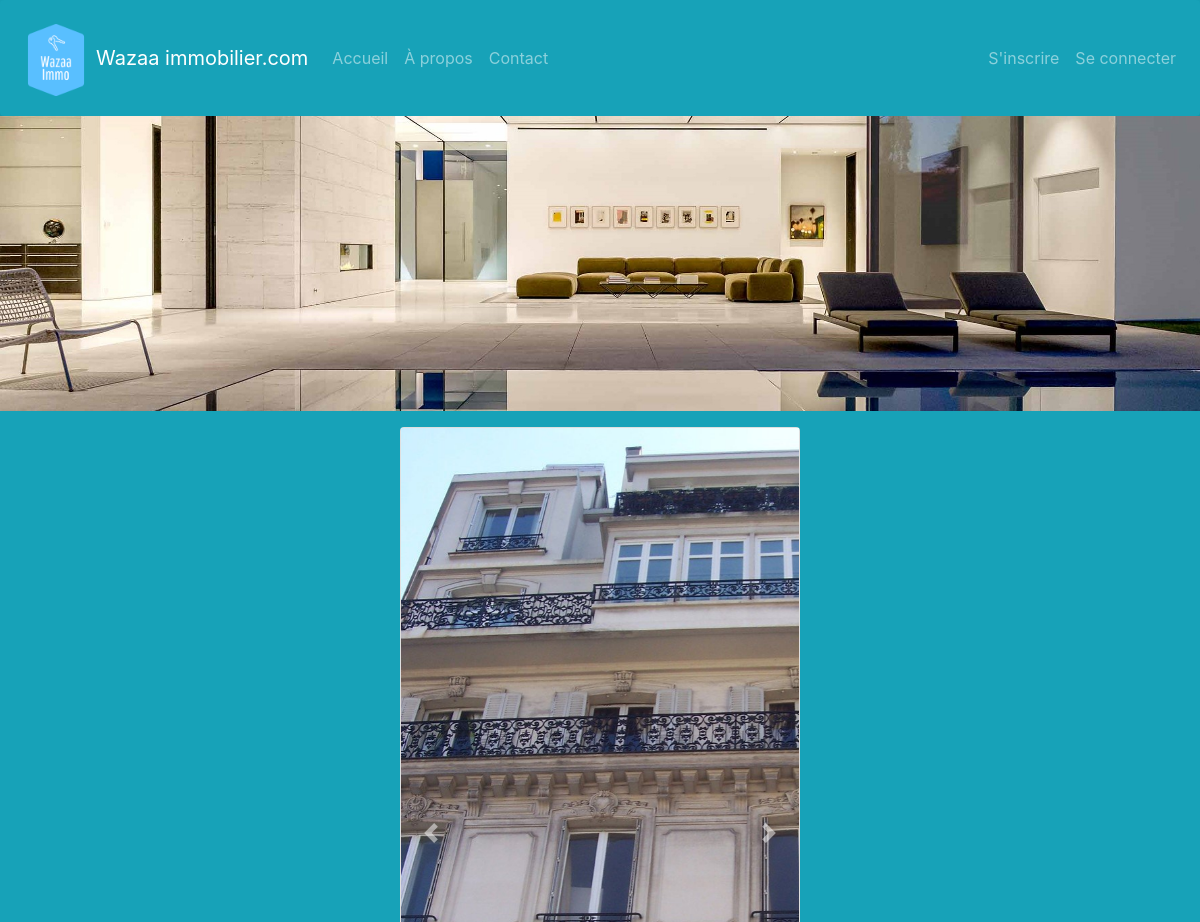
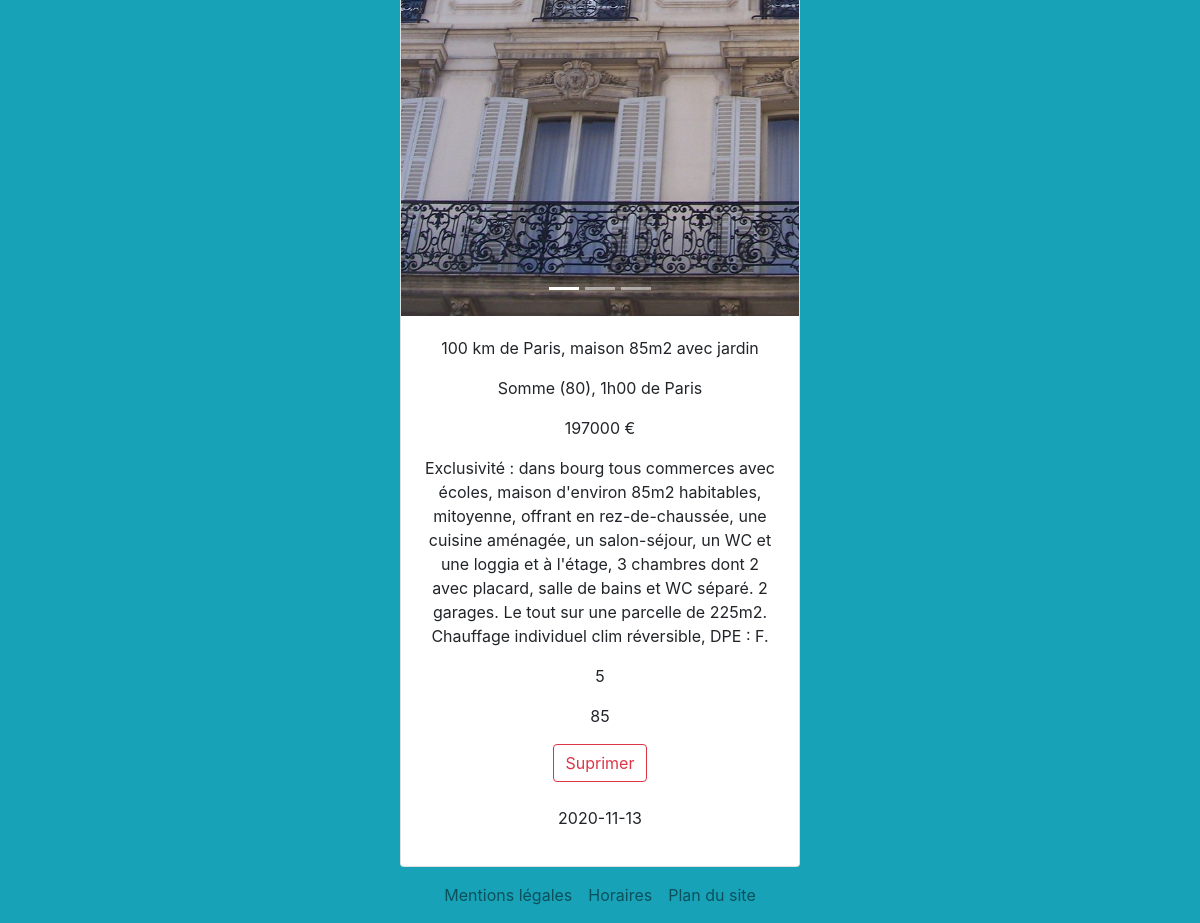
Screenshot of /php/ensavoirplus.php?an_id=1 with the database file from the repository (2 pictures, top to bottom).
### tables this page shows
CREATE TABLE IF NOT EXISTS `annonces` (
  `an_photo` varchar(4) DEFAULT 'jpg' COMMENT 'Extension de la photo',
  `an_id` int UNSIGNED NOT NULL AUTO_INCREMENT COMMENT 'Identifiant / Clé primaire',
  `an_offre` char(1) NOT NULL COMMENT 'Type d''offre. Lettres A, L ou V.',
  `an_type` int NOT NULL COMMENT 'Type de bien',
  `an_pieces` int UNSIGNED DEFAULT NULL COMMENT 'Nombre de pièces (facultatif)',
  `an_ref` varchar(10) NOT NULL COMMENT 'Référence de l''annonce',
  `an_titre` varchar(200) NOT NULL COMMENT 'Titre',
  `an_description` mediumtext NOT NULL COMMENT 'Description',
  `an_local` varchar(100) NOT NULL,
  `an_surf_hab` smallint DEFAULT NULL COMMENT 'Surface habitable (mètres carrés)',
  `an_surf_tot` int NOT NULL COMMENT 'Surface totale/terrain (mètres carrés)',
  `an_prix` int NOT NULL COMMENT 'Prix en euros',
  `an_diagnostic` char(1) NOT NULL COMMENT 'Lettre du diagnostic : A à G + V pour vierge ',
  `an_d_ajout` date NOT NULL COMMENT 'Date d''ajout',
  `an_d_modif` datetime DEFAULT NULL COMMENT 'Date de modification',
  PRIMARY KEY (`an_id`)
);

### php/ensavoirplus.php (the view, shortened to what this page needs)
<?php
    include("header.php");
    $db=connect();
    $ID=$_GET['an_id'];
    $resultApropos =  "SELECT * FROM annonces WHERE an_id = $ID";
    $resultApropos = $db->query($resultApropos);
    $row = $resultApropos->fetch(PDO::FETCH_OBJ);
          ?>
          <div class="card" style="width: 25rem;">
          <div id="carouselExemple" class="carousel slide" data-ride="carousel" data-interval="false">
<ol class="carousel-indicators">
    <li data-target="#carouselExemple" data-slide-to="0" class="active"></li>
    <li data-target="#carouselExemple" data-slide-to="1"></li>
    <li data-target="#carouselExemple" data-slide-to="2"></li>
</ol>
    <div class="carousel">
    <div class="carousel-inner">
        <div class="carousel-item active">
            <img src="annexes/photos/annonce_1/1-1.jpg"
                class="d-block center-block" height="810"  >
        </div>
    </div>
    <a href="#carouselExemple" class="carousel-control-prev" role="button" data-slide="prev">
        <span class="carousel-control-prev-icon" aria-hidden="true"></span>
    </a>
    <a href="#carouselExemple" class="carousel-control-next" role="button" data-slide="next">
        <span class="carousel-control-next-icon" aria-hidden="true"></span>
    </a>
    </div>
</div>
            <div class="card-body">
                <p class="text align-middle text-center"><?php echo $row->an_titre ?></p>
                <p class="text align-middle text-center"><?php echo $row->an_local ?></p>
                <p class="text align-middle text-center"><?php echo $row->an_prix ?> €</p>
                <p class="text align-middle text-center"><?php echo $row->an_description ?></p>
                <p class="text align-middle text-center"><?php echo $row->an_pieces ?></p>
                <p class="text align-middle text-center"><?php echo $row->an_surf_hab ?></p>
          <div class="text align-middle text-center">
              <a href="">   <button class="btn btn-outline-danger">Suprimer</button> </a>
        </div><br>
                <p class="text align-middle text-center">2020-11-13</p>
          </div>
          </div>
<?php
    include("footer.php");
?>

### php/style.css (style rules this page uses)
.card { margin: auto; }

### rows the page displays
annonces: an_titre "100 km de Paris, maison 85m2 avec jardin", an_local "Somme (80), 1h00 de Paris", an_prix "197000", an_description "Exclusivité : dans bourg tous commerces avec écoles, maison d'environ 85m2 habitables, mitoyenne, offrant en rez-de-chaussée, une cuisine aménagée, un salon-séjour, un WC et une loggia et à l'étage, 3 chambres dont 2 avec placard, salle de bains et WC séparé. 2 garages. Le tout sur une parcelle de 225m2. Chauffage individuel clim réversible, DPE : F.", an_pieces "5", an_surf_hab "85"
